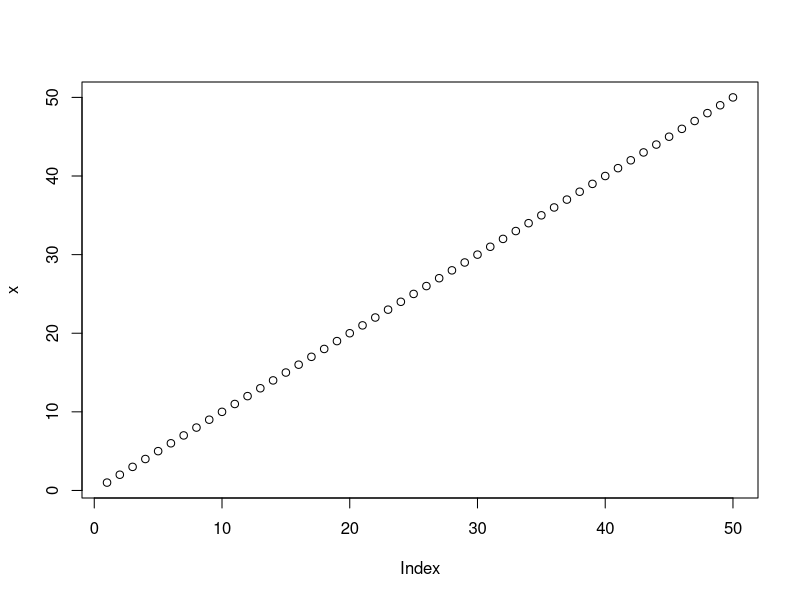
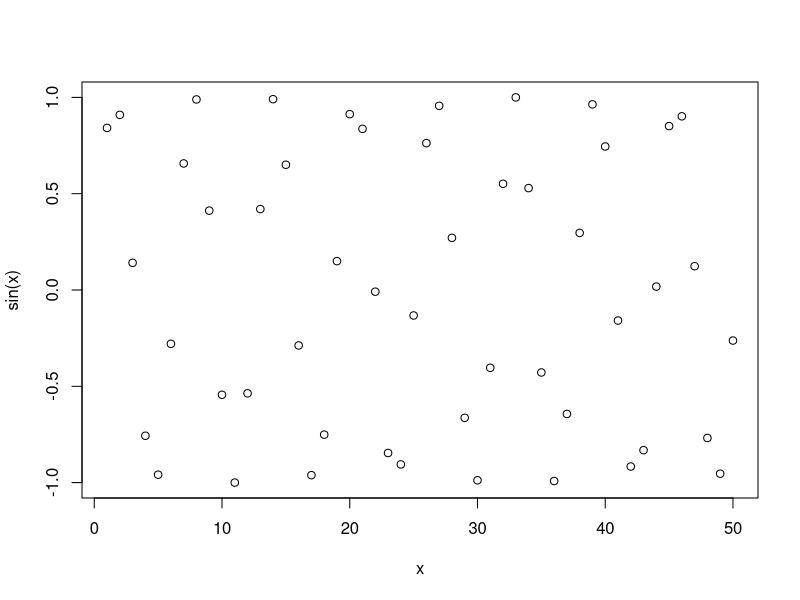
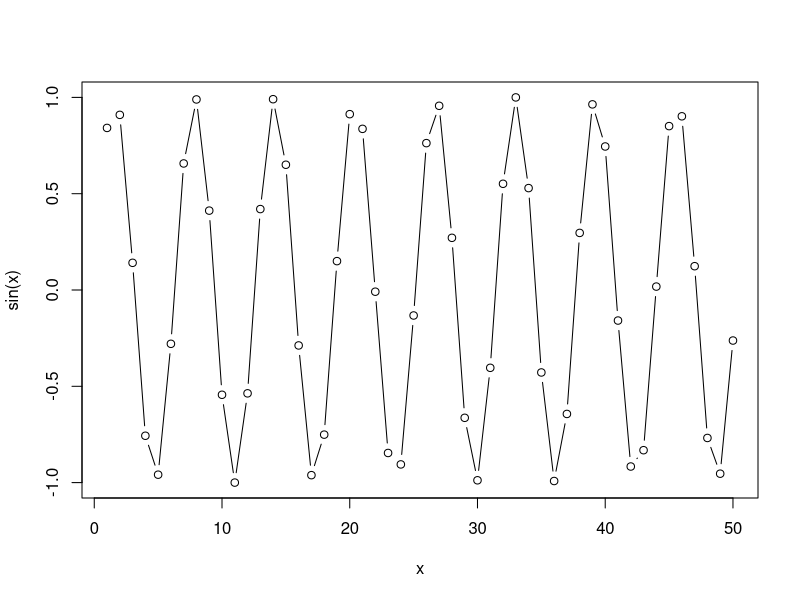
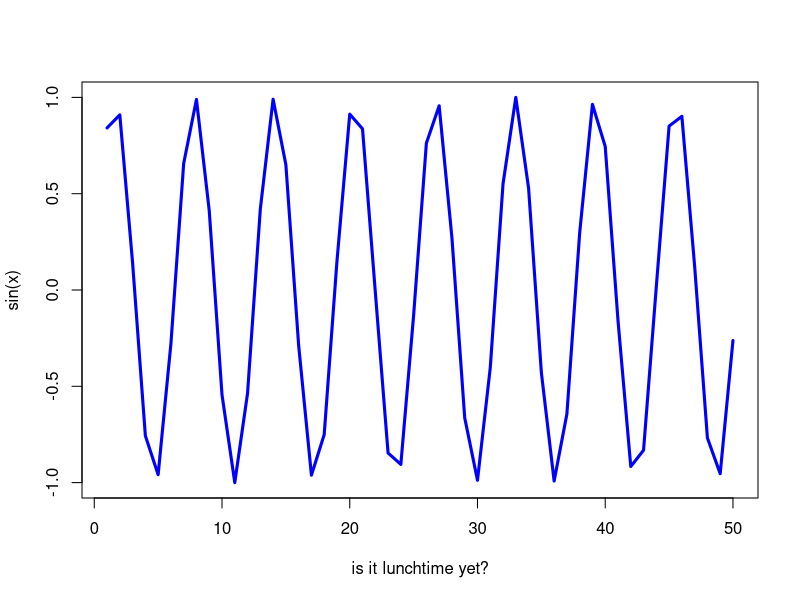

The R source for these figures, in order:
#' ---
#' title: "Class 4"
#' author: "Emma Bell"
#' date: "January 16th 2026"
#' ---

x <- 1:50
# command return to get the script onto the console

plot(x)
plot(x, sin(x))
plot(x, sin(x), typ="b")

plot(x, sin(x), typ="l", col="blue", lwd=3, xlab="is it lunchtime yet?")

